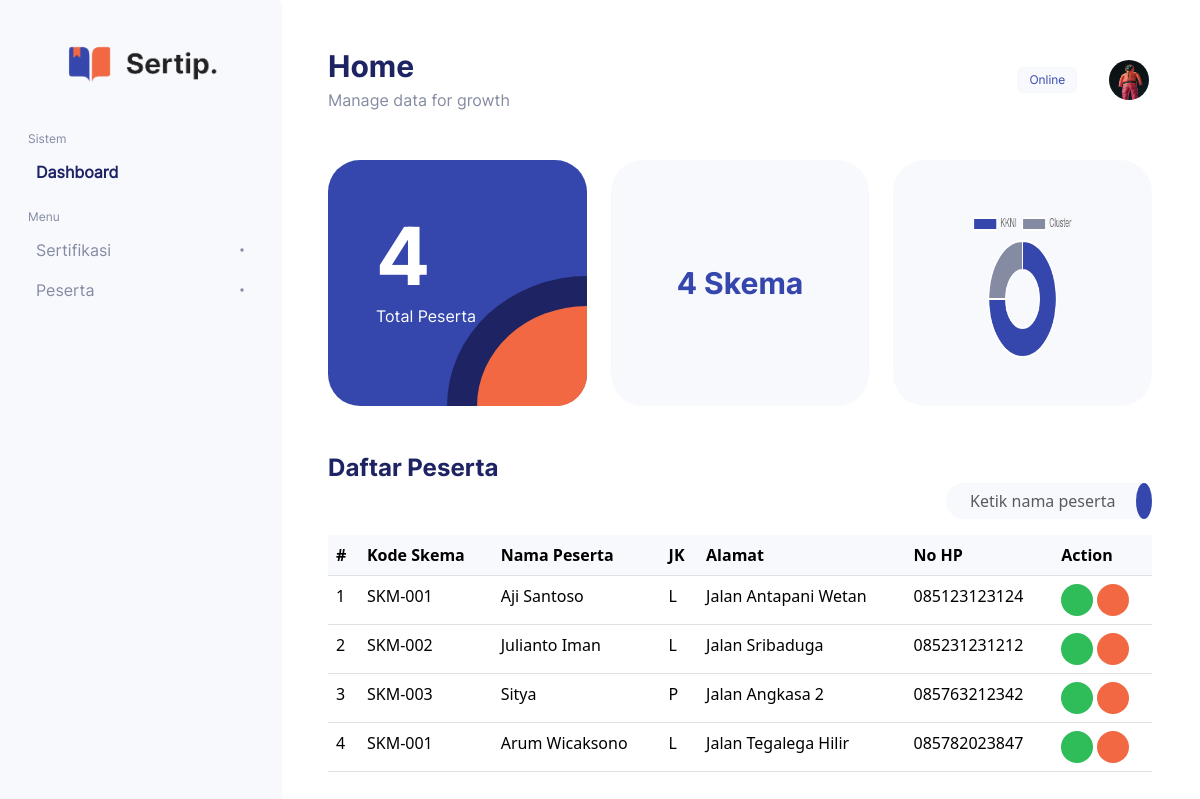
The page / on the database its author committed.
### tables this page shows
CREATE TABLE `peserta` (
  `Id_peserta` int(10) UNSIGNED NOT NULL,
  `Kd_skema` varchar(11) NOT NULL,
  `Nm_peserta` varchar(40) NOT NULL,
  `Jekel` char(1) NOT NULL,
  `Alamat` varchar(60) NOT NULL,
  `No_hp` varchar(12) NOT NULL
);

### config/peserta/allPeserta.php (called while the page is built)
<?php
    $sql = mysqli_query($conn, "SELECT * FROM peserta") or die (mysqli_error($conn));
?>

### index.php (the view, shortened to what this page needs)
<!DOCTYPE html>
<html lang="en">
  <head>
    <link rel="stylesheet" href="./assets/css/app.css" type="text/css" />
  </head>
  <body>
    <div class="sidebar shadow-sm px-0 px-lg-3 d-none d-lg-inline">
      <div class="container">
        <div class="sidebar-brand text-center py-3">
          <img src="./assets/img/logo-primary-nobg.png" alt="logo-primary-nobg" />
        </div>
        <div class="accordion" id="accordion">
          <div class="small mb-1">Sistem</div>
          <div class="accordion-item">
            <a href="index.php" class="gap-2 py-2">
              <p class="fw-bold" style="color: #1e2463">Dashboard</p>
            </a>
          </div>
          <div class="small mt-3 mb-1">Menu</div>
          <div class="accordion-item">
            <a href="#" class="accordion-button gap-2 py-2 px-0" data-bs-toggle="collapse" data-bs-target="#sertifikasi" aria-expanded="true" aria-controls="sertifikasi">
              <p>Sertifikasi</p>
            </a>
          </div>
          <div class="accordion-item">
            <a href="#" class="accordion-button gap-2 py-2 px-0" data-bs-toggle="collapse" data-bs-target="#peserta" aria-expanded="true" aria-controls="peserta">
              <p>Peserta</p>
            </a>
          </div>
        </div>
      </div>
    </div>
    <main>
      <div class="container px-3 px-lg-5 py-5">
        <div class="row d-flex justify-content-between m-0">
          <div class="col-sm-3 p-0">
            <h1 class="mb-1">Home</h1>
            <p>Manage data for growth</p>
          </div>
          <div class="col-2 d-lg-flex align-items-center justify-content-center gap-3 d-none">
            <div class="primary-badge rounded-2">
              <div class="small" id="status">Check</div>
            </div>
            <div class="avatar">
              <img class="rounded-circle" src="./assets/img/avatar.jpg" alt="avatar" />
            </div>
          </div>
        </div>
        <div class="row row-cols-2 row-cols-md-3 my-5 d-flex justify-content-center">
          <div class="col">
            <div class="card h-100 p-5 rounded-5" style="background-color: #3547ac">
              <h1 class="text-white z-3" style="font-size: 80px">4</h1>
              <p class="text-white z-3">Total Peserta</p>
              <div class="accsent-2 position-absolute end-0 bottom-0"></div>
            </div>
          </div>
          <div class="col">
            <div class="card h-100 p-5 rounded-5 d-flex justify-content-center align-items-center">
              <h1>4 Skema</h1>
            </div>
          </div>
          <div class="col">
            <div class="card h-100 p-5 px-0 px-lg-5 rounded-5 mt-4 mt-lg-0 pb-4 pb-lg-5">
              <canvas class="w-100" id="chartJenisSkema" aria-label="chart" height="150" width="280"></canvas>
            </div>
          </div>
        </div>
        <h2>Daftar Peserta</h2>
        <form action="index.php">
          <div class="col-sm-3 ms-auto search my-3 mt-lg-0">
            <div class="input-group">
              <input type="text" class="form-control border-0 rounded-start-pill ps-4" placeholder="Ketik nama peserta" name="cari" />
              <button type="submit" class="submit btn rounded-circle primary-btn d-flex justify-content-center align-items-center p-2 z-3">
              </button>
            </div>
          </div>
        </form>
        <div class="table-responsive">
          <table class="table table-condesed px-5">
            <thead>
              <tr>
                <th scope="col">#</th>
                <th>Kode Skema</th>
                <th>Nama Peserta</th>
                <th>JK</th>
                <th>Alamat</th>
                <th>No HP</th>
                <th>Action</th>
              </tr>
            </thead>
            <?php
              include './config/connection.php';
              $no = 1;
              if (isset($_GET['cari'])) {
                $cari = $_GET['cari'];
                include './config/peserta/searchPeserta.php';
              } else {
                include './config/peserta/allPeserta.php';
              }
              while (
                $data = mysqli_fetch_array($sql)
              ) {
            ?>
            <tbody>
              <tr>
                <td scope="row"><?php echo $no++; ?></td>
                <td><?php echo $data['Kd_skema']; ?></td>
                <td><?php echo $data['Nm_peserta']; ?></td>
                <td><?php echo $data['Jekel']; ?></td>
                <td><?php echo $data['Alamat']; ?></td>
                <td><?php echo $data['No_hp']; ?></td>
                <td class="d-flex gap-1">
                  <a href="./includes/peserta/updatePeserta.php?Id_peserta=<?php echo $data['Id_peserta']; ?>" class="action rounded-circle" style="background-color: #2ebd59">
                  </a>
                  <a href="./config/peserta/deletePeserta.php?Id_peserta=<?php echo $data['Id_peserta']; ?> " class="action rounded-circle" style="background-color: #f16843">
                  </a>
                </td>
              </tr>
              <?php
                }
              ?>
            </tbody>
          </table>
        </div>
      </div>
    </main>
    <script>
      var chart = document.getElementById('chartJenisSkema').getContext('2d');
      var chartJenisSkema = new Chart(chart, {
        type: 'doughnut',
        data: {
          datasets: [
            {
              label: 'Total',
              data: [3, 1],
              backgroundColor: ['#3547ac', '#848ba2'],
              hoverOffset: 5,
            },
          ],
          labels: ['KKNI', 'Cluster'],
        },
        options: {
          responsive: false,
        },
      });
    </script>
  </body>
</html>

### rows shown on the page
peserta: Kd_skema "SKM-001", Nm_peserta "Aji Santoso", Jekel "L", Alamat "Jalan Antapani Wetan", No_hp "085123123124"
peserta: Kd_skema "SKM-002", Nm_peserta "Julianto Iman", Jekel "L", Alamat "Jalan Sribaduga", No_hp "085231231212"
peserta: Kd_skema "SKM-003", Nm_peserta "Sitya", Jekel "P", Alamat "Jalan Angkasa 2", No_hp "085763212342"
peserta: Kd_skema "SKM-001", Nm_peserta "Arum Wicaksono", Jekel "L", Alamat "Jalan Tegalega Hilir", No_hp "085782023847"
